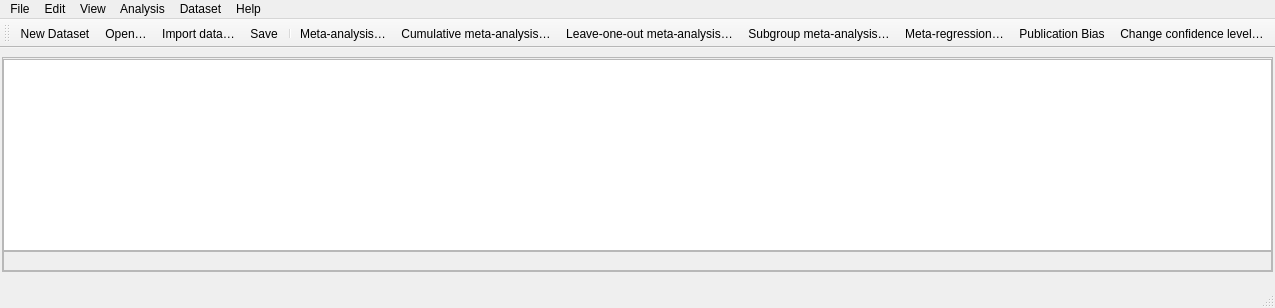
<?xml version='1.0' encoding='utf-8'?>
<ui version="4.0">
 <class>MainWindow</class>
 <widget class="QMainWindow" name="MainWindow">
  <property name="geometry">
   <rect>
    <x>0</x>
    <y>0</y>
    <width>0</width>
    <height>0</height>
   </rect>
  </property>
  <property name="windowTitle">
   <string>RCMetaStudio</string>
  </property>
  <property name="windowIcon">
   <iconset resource="../images/icons.qrc">
    <normaloff>:/misc/meta.png</normaloff>:/misc/meta.png</iconset>
  </property>
  <widget class="QWidget" name="centralwidget">
   <property name="cursor">
    <cursorShape>ArrowCursor</cursorShape>
   </property>
   <layout class="QVBoxLayout" name="verticalLayout_3">
    <property name="spacing">
     <number>0</number>
    </property>
    <property name="leftMargin">
     <number>2</number>
    </property>
    <property name="rightMargin">
     <number>2</number>
    </property>
    <property name="bottomMargin">
     <number>0</number>
    </property>
    <item>
     <widget class="QFrame" name="nav_frame">
      <property name="frameShape">
       <enum>QFrame::StyledPanel</enum>
      </property>
      <property name="frameShadow">
       <enum>QFrame::Plain</enum>
      </property>
      <layout class="QVBoxLayout" name="verticalLayout_2">
       <property name="spacing">
        <number>1</number>
       </property>
       <property name="leftMargin">
        <number>0</number>
       </property>
       <property name="topMargin">
        <number>1</number>
       </property>
       <property name="rightMargin">
        <number>0</number>
       </property>
       <property name="bottomMargin">
        <number>0</number>
       </property>
       <item>
        <layout class="QVBoxLayout" name="verticalLayout">
         <property name="spacing">
          <number>0</number>
         </property>
         <property name="bottomMargin">
          <number>0</number>
         </property>
         <item>
          <widget class="QTableView" name="tableView">
           <property name="sizePolicy">
            <sizepolicy hsizetype="Expanding" vsizetype="Expanding">
             <horstretch>0</horstretch>
             <verstretch>0</verstretch>
            </sizepolicy>
           </property>
           <property name="alternatingRowColors">
            <bool>true</bool>
           </property>
          </widget>
         </item>
         <item>
          <widget class="QFrame" name="frame">
           <property name="frameShape">
            <enum>QFrame::StyledPanel</enum>
           </property>
           <property name="frameShadow">
            <enum>QFrame::Raised</enum>
           </property>
           <layout class="QHBoxLayout" name="horizontalLayout">
            <property name="spacing">
             <number>0</number>
            </property>
            <property name="margin">
             <number>0</number>
            </property>
            <item>
             <layout class="QHBoxLayout" name="control_button_layout">
              <property name="spacing">
               <number>0</number>
              </property>
              </layout>
            </item>
            <item>
             <spacer name="horizontalSpacer">
              <property name="orientation">
               <enum>Qt::Horizontal</enum>
              </property>
              <property name="sizeHint" stdset="0">
               <size>
                <width>396</width>
                <height>18</height>
               </size>
              </property>
             </spacer>
            </item>
            <item>
             <layout class="QHBoxLayout" name="confidence_interval_layout" />
            </item>
           </layout>
          </widget>
         </item>
        </layout>
       </item>
      </layout>
     </widget>
    </item>
    <item>
     <widget class="QLabel" name="dataset_file_lbl">
      <property name="text">
       <string />
      </property>
     </widget>
    </item>
   </layout>
  </widget>
  <widget class="QMenuBar" name="menu_bar">
   <property name="geometry">
    <rect>
     <x>0</x>
     <y>0</y>
     <width>1000</width>
     <height>22</height>
    </rect>
   </property>
   <widget class="QMenu" name="menu_file">
    <property name="title">
     <string>File</string>
    </property>
    <widget class="QMenu" name="action_open_recent_2">
     <property name="title">
      <string>Open Recent</string>
     </property>
    </widget>
    <addaction name="action_save" />
    <addaction name="action_save_as" />
    <addaction name="action_open" />
    <addaction name="action_open_recent_2" />
    <addaction name="action_import_csv" />
    <addaction name="action_quit" />
   </widget>
   <widget class="QMenu" name="menuAnalysis">
    <property name="title">
     <string>Analysis</string>
    </property>
    <widget class="QMenu" name="menuMetric">
     <property name="title">
      <string>Effect-size tools</string>
     </property>
      <property name="toolTip"><string>Choose a metric or open effect-size calculator tools.</string></property>
      <property name="statusTip"><string>Choose a metric or open effect-size calculator tools.</string></property>
    </widget>
    <addaction name="menuMetric" />
    <addaction name="separator" />
    <addaction name="action_go" />
    <addaction name="separator" />
    <addaction name="action_cum_ma" />
    <addaction name="action_loo_ma" />
    <addaction name="action_subgroup_ma" />
    <addaction name="separator" />
    <addaction name="action_meta_regression" />
    <addaction name="action_publication_bias" />
    <addaction name="action_change_confidence_level" />
   </widget>
   <widget class="QMenu" name="menuDataset">
    <property name="title">
     <string>Dataset</string>
    </property>
    <addaction name="action_new_dataset" />
    <addaction name="separator" />
    <addaction name="action_add_covariate" />
   </widget>
   <widget class="QMenu" name="menuEdit">
    <property name="title">
     <string>Edit</string>
    </property>
    <addaction name="action_undo" />
    <addaction name="action_redo" />
    <addaction name="action_copy" />
    <addaction name="action_paste" />
   </widget>
   <widget class="QMenu" name="menuHelp">
    <property name="title">
     <string>Help</string>
    </property>
    <addaction name="action_about_legal" />
   </widget>
   <widget class="QMenu" name="menuView">
    <property name="title">
     <string>View</string>
    </property>
    <addaction name="action_auto_fit_columns" />
   </widget>
   <addaction name="menu_file" />
   <addaction name="menuEdit" />
   <addaction name="menuView" />
   <addaction name="menuAnalysis" />
   <addaction name="menuDataset" />
   <addaction name="menuHelp" />
  </widget>
  <widget class="QStatusBar" name="statusbar" />
  <widget class="QToolBar" name="toolBar">
   <property name="windowTitle">
    <string>Tool Bar</string>
   </property>
   <property name="iconSize">
    <size>
     <width>28</width>
     <height>28</height>
    </size>
   </property>
   <attribute name="toolBarArea">
    <enum>TopToolBarArea</enum>
   </attribute>
   <attribute name="toolBarBreak">
    <bool>false</bool>
   </attribute>
   <addaction name="action_new_dataset" />
   <addaction name="action_open" />
   <addaction name="action_import_csv" />
   <addaction name="action_save" />
   <addaction name="separator" />
   <addaction name="action_go" />
   <addaction name="action_cum_ma" />
   <addaction name="action_loo_ma" />
   <addaction name="action_subgroup_ma" />
   <addaction name="action_meta_regression" />
   <addaction name="action_publication_bias" />
   <addaction name="action_change_confidence_level" />
  </widget>
  <action name="action_save">
   <property name="icon">
    <iconset resource="../images/icons.qrc">
     <normaloff>:/icons/actions/save.svg</normaloff>:/icons/actions/save.svg</iconset>
   </property>
   <property name="text">
    <string>Save</string>
   </property>
  </action>
  <action name="action_open">
   <property name="icon">
    <iconset resource="../images/icons.qrc">
     <normaloff>:/icons/actions/open.svg</normaloff>:/icons/actions/open.svg</iconset>
   </property>
   <property name="text">
    <string>Open…</string>
   </property>
  </action>
  <action name="action_quit">
   <property name="icon">
    <iconset resource="../images/icons.qrc">
     <normaloff>:/icons/actions/quit.svg</normaloff>:/icons/actions/quit.svg</iconset>
   </property>
   <property name="text">
    <string>Quit</string>
   </property>
  </action>
  <action name="action_go">
   <property name="icon">
    <iconset resource="../images/icons.qrc">
     <normaloff>:/icons/analyses/meta-analysis.svg</normaloff>:/icons/analyses/meta-analysis.svg</iconset>
   </property>
   <property name="text">
    <string>Meta-analysis…</string>
   </property>
  </action>
  <action name="action_add_covariate">
   <property name="icon">
    <iconset resource="../images/icons.qrc">
     <normaloff>:/icons/actions/add-covariate.svg</normaloff>:/icons/actions/add-covariate.svg</iconset>
   </property>
   <property name="text">
    <string>Add covariate…</string>
   </property>
  </action>
  <action name="action_cum_ma">
   <property name="icon">
    <iconset resource="../images/icons.qrc">
     <normaloff>:/icons/analyses/cumulative-analysis.svg</normaloff>:/icons/analyses/cumulative-analysis.svg</iconset>
   </property>
   <property name="text">
    <string>Cumulative meta-analysis…</string>
   </property>
  </action>
  <action name="action_loo_ma">
   <property name="icon">
    <iconset resource="../images/icons.qrc">
     <normaloff>:/icons/analyses/leave-one-out-analysis.svg</normaloff>:/icons/analyses/leave-one-out-analysis.svg</iconset>
   </property>
   <property name="text">
    <string>Leave-one-out meta-analysis…</string>
   </property>
  </action>
  <action name="action_new_dataset">
   <property name="icon">
    <iconset resource="../images/icons.qrc">
     <normaloff>:/icons/actions/new-dataset.svg</normaloff>:/icons/actions/new-dataset.svg</iconset>
   </property>
   <property name="text">
    <string>New Dataset</string>
   </property>
  </action>
  <action name="action_meta_regression">
   <property name="icon">
    <iconset resource="../images/icons.qrc">
     <normaloff>:/icons/analyses/meta-regression.svg</normaloff>:/icons/analyses/meta-regression.svg</iconset>
   </property>
   <property name="text">
    <string>Meta-regression…</string>
   </property>
  </action>
  <action name="action_publication_bias">
   <property name="text">
    <string>Publication Bias</string>
   </property>
   <property name="toolTip">
    <string>Small-study effects</string>
   </property>
   <property name="statusTip">
    <string>Small-study effects</string>
   </property>
  </action>
  <action name="action_undo">
   <property name="icon">
    <iconset resource="../images/icons.qrc">
     <normaloff>:/icons/actions/undo.svg</normaloff>:/icons/actions/undo.svg</iconset>
   </property>
   <property name="text">
    <string>Undo</string>
   </property>
   <property name="shortcut">
    <string>Ctrl+Z</string>
   </property>
  </action>
  <action name="action_redo">
   <property name="icon">
    <iconset resource="../images/icons.qrc">
     <normaloff>:/icons/actions/redo.svg</normaloff>:/icons/actions/redo.svg</iconset>
   </property>
   <property name="text">
    <string>Redo</string>
   </property>
   <property name="shortcut">
    <string>Ctrl+Y</string>
   </property>
  </action>
  <action name="action_copy">
   <property name="icon">
    <iconset resource="../images/icons.qrc">
     <normaloff>:/icons/actions/copy.svg</normaloff>:/icons/actions/copy.svg</iconset>
   </property>
   <property name="text">
    <string>Copy</string>
   </property>
   <property name="shortcut">
    <string>Ctrl+C</string>
   </property>
  </action>
  <action name="action_paste">
   <property name="icon">
    <iconset resource="../images/icons.qrc">
     <normaloff>:/icons/actions/paste.svg</normaloff>:/icons/actions/paste.svg</iconset>
   </property>
   <property name="text">
    <string>Paste</string>
   </property>
   <property name="shortcut">
    <string>Ctrl+V</string>
   </property>
  </action>
  <action name="action_subgroup_ma">
   <property name="icon">
    <iconset resource="../images/icons.qrc">
     <normaloff>:/icons/analyses/subgroup-analysis.svg</normaloff>:/icons/analyses/subgroup-analysis.svg</iconset>
   </property>
   <property name="text">
    <string>Subgroup meta-analysis…</string>
   </property>
  </action>
  <action name="action_save_as">
   <property name="icon">
    <iconset resource="../images/icons.qrc">
     <normaloff>:/icons/actions/save-as.svg</normaloff>:/icons/actions/save-as.svg</iconset>
   </property>
   <property name="text">
    <string>Save as…</string>
   </property>
  </action>
  <action name="action_about_legal">
   <property name="icon">
    <iconset resource="../images/icons.qrc">
     <normaloff>:/icons/actions/about-legal.svg</normaloff>:/icons/actions/about-legal.svg</iconset>
   </property>
   <property name="text">
    <string>About and licenses…</string>
   </property>
  </action>
  <action name="action_change_confidence_level">
   <property name="icon">
    <iconset resource="../images/icons.qrc">
     <normaloff>:/icons/actions/confidence-level.svg</normaloff>:/icons/actions/confidence-level.svg</iconset>
   </property>
   <property name="text">
    <string>Change confidence level…</string>
   </property>
  </action>
  <action name="action_import_csv">
   <property name="icon">
    <iconset resource="../images/icons.qrc">
     <normaloff>:/icons/actions/import-csv.svg</normaloff>:/icons/actions/import-csv.svg</iconset>
   </property>
   <property name="text">
    <string>Import data…</string>
   </property>
  </action>
  <action name="action_auto_fit_columns">
   <property name="icon">
    <iconset resource="../images/icons.qrc">
     <normaloff>:/icons/actions/auto-fit-columns.svg</normaloff>:/icons/actions/auto-fit-columns.svg</iconset>
   </property>
   <property name="text">
    <string>Fit columns</string>
   </property>
  </action>
 </widget>
 <resources>
  <include location="../images/icons.qrc" />
 </resources>
 <connections />
</ui>
